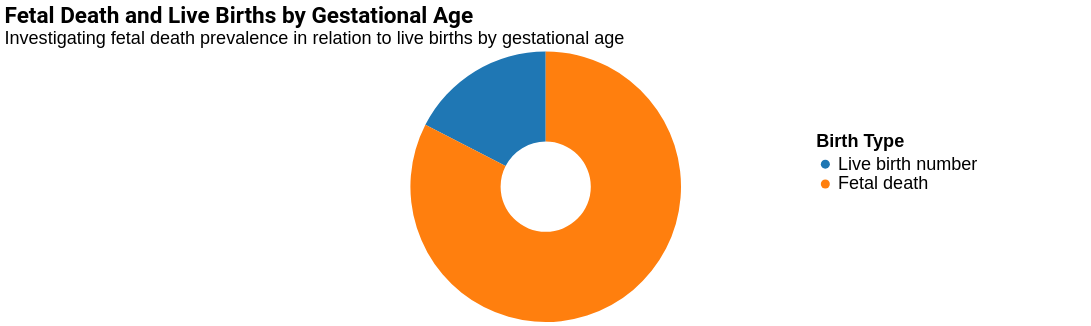

Source (Vega-Lite JSON):
### Vega-Lite specification from a JSON file in a GitHub repository (floating-point values rounded to 4 significant figures)
{"$schema": "https://vega.github.io/schema/vega-lite/v5.json", "description": "A donut chart for visualizing births by gestational age with a filter to select each week.", "width": 1200, "height": 300, "background": null, "title": {"text": "Fetal Death and Live Births by Gestational Age", "subtitle": "Investigating fetal death prevalence in relation to live births by gestational age", "fontSize": 25, "subtitleFontSize": 20, "font": "Roboto", "anchor": "start", "color": "black"}, "data": {"values": [{"Gestational_age": 20, "Live_births_Number": 71, "Fetal_deaths_Number": 336}, {"Gestational_age": 21, "Live_births_Number": 91, "Fetal_deaths_Number": 341}, {"Gestational_age": 22, "Live_births_Number": 128, "Fetal_deaths_Number": 269}, {"Gestational_age": 23, "Live_births_Number": 136, "Fetal_deaths_Number": 192}, {"Gestational_age": 24, "Live_births_Number": 169, "Fetal_deaths_Number": 110}, {"Gestational_age": 25, "Live_births_Number": 192, "Fetal_deaths_Number": 112}, {"Gestational_age": 26, "Live_births_Number": 227, "Fetal_deaths_Number": 79}, {"Gestational_age": 27, "Live_births_Number": 267, "Fetal_deaths_Number": 78}, {"Gestational_age": 28, "Live_births_Number": 378, "Fetal_deaths_Number": 56}, {"Gestational_age": 29, "Live_births_Number": 406, "Fetal_deaths_Number": 35}, {"Gestational_age": 30, "Live_births_Number": 531, "Fetal_deaths_Number": 38}, {"Gestational_age": 31, "Live_births_Number": 747, "Fetal_deaths_Number": 36}, {"Gestational_age": 32, "Live_births_Number": 1108, "Fetal_deaths_Number": 50}, {"Gestational_age": 33, "Live_births_Number": 1551, "Fetal_deaths_Number": 47}, {"Gestational_age": 34, "Live_births_Number": 2880, "Fetal_deaths_Number": 63}, {"Gestational_age": 35, "Live_births_Number": 4742, "Fetal_deaths_Number": 48}, {"Gestational_age": 36, "Live_births_Number": 10197, "Fetal_deaths_Number": 83}, {"Gestational_age": 37, "Live_births_Number": 28091, "Fetal_deaths_Number": 84}, {"Gestational_age": 38, "Live_births_Number": 73523, "Fetal_deaths_Number": 98}, {"Gestational_age": 39, "Live_births_Number": 98495, "Fetal_deaths_Number": 44}, {"Gestational_age": 40, "Live_births_Number": 61854, "Fetal_deaths_Number": 44}, {"Gestational_age": 41, "Live_births_Number": 26056, "Fetal_deaths_Number": 14}]}, "transform": [{"filter": {"param": "gestational_age_selector"}}, {"calculate": "'Live birth number'", "as": "Live_births"}, {"calculate": "'Fetal death'", "as": "Fetal_deaths"}, {"fold": ["Live_births_Number", "Fetal_deaths_Number"], "as": ["Birth_Type", "Number"]}, {"calculate": "datum.Birth_Type == 'Live_births_Number' ? 'Live birth number' : 'Fetal death'", "as": "Birth_Type"}], "params": [{"name": "gestational_age_selector", "select": {"type": "point", "fields": ["Gestational_age"], "toggle": false, "clear": "none"}, "bind": {"input": "range", "min": 20, "max": 41, "step": 1, "name": "Select Gestational Week: "}, "value": 20}], "mark": {"type": "arc", "innerRadius": 50}, "encoding": {"theta": {"field": "Number", "type": "quantitative"}, "color": {"field": "Birth_Type", "type": "nominal", "scale": {"domain": ["Live birth number", "Fetal death"], "range": ["#1f77b4", "#ff7f0e"]}, "legend": {"title": "Birth Type", "orient": "none", "legendX": 900, "legendY": 90, "labelFontSize": 20, "titleFontSize": 20}}, "tooltip": [{"field": "Birth_Type", "type": "nominal", "title": "Type"}, {"field": "Number", "type": "quantitative", "title": "Number"}]}}
